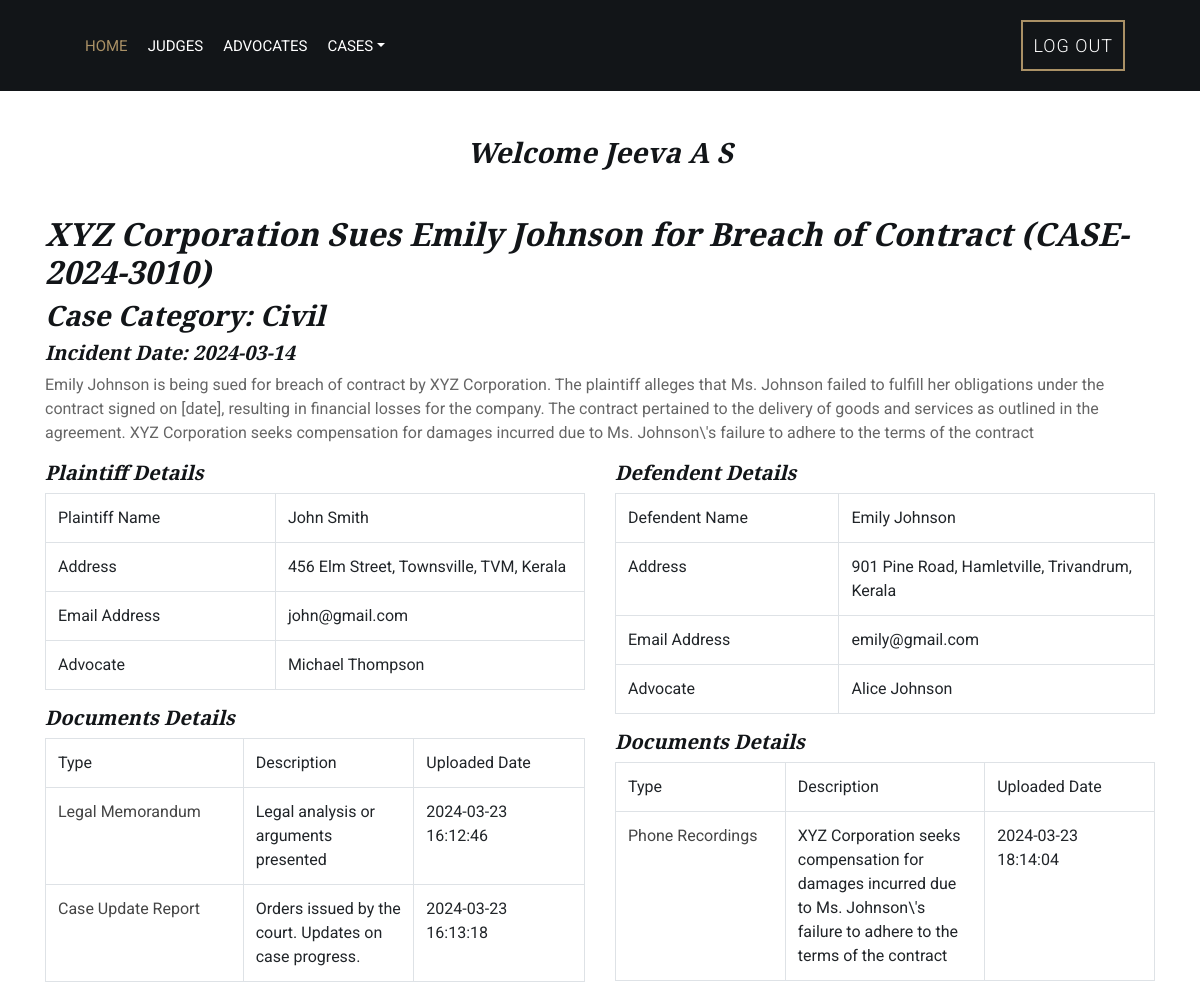
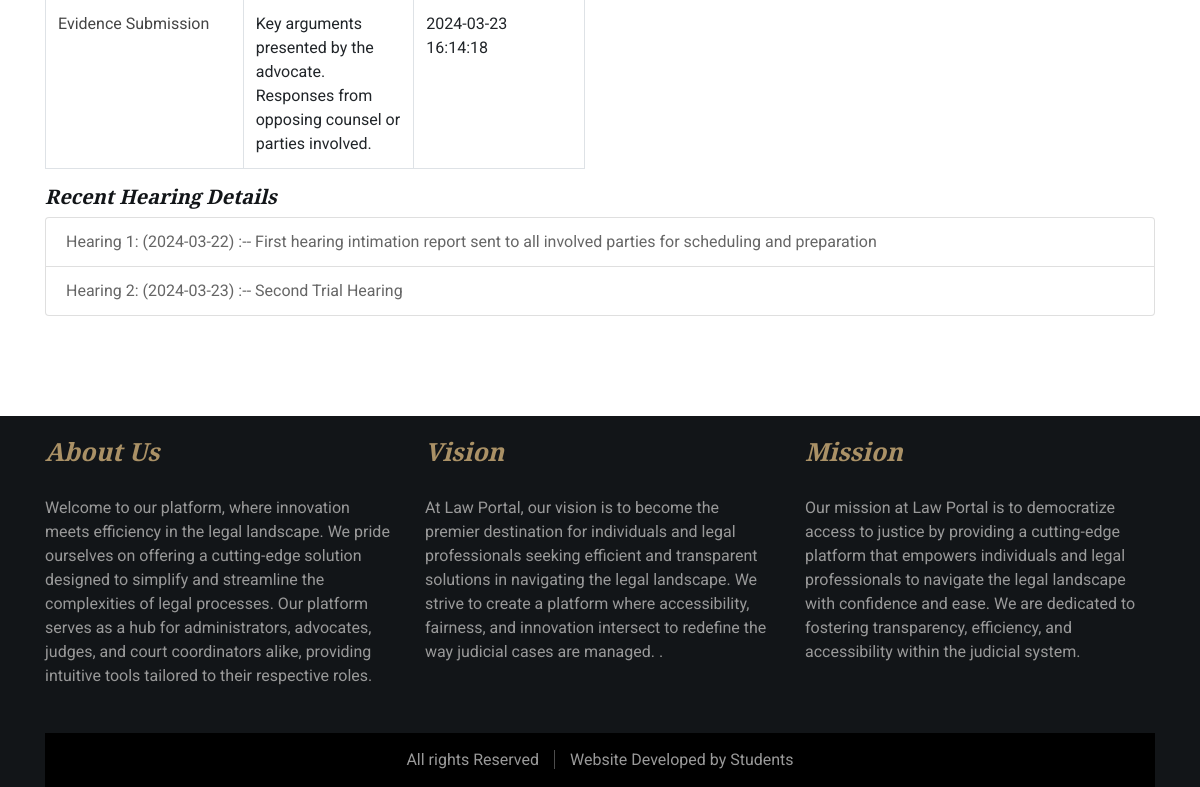
Page /phpfiles/view_case_details_co_ordinator.php?case_id=1 (signed in) on the committed database (2 pictures, top to bottom).
### tables this page shows
CREATE TABLE `coordinator_details` (
  `id` int(11) NOT NULL,
  `user_id` int(11) NOT NULL,
  `name` varchar(150) NOT NULL,
  `email` varchar(150) NOT NULL,
  `phone` varchar(20) NOT NULL,
  `gender` varchar(20) NOT NULL,
  `experience` varchar(200) NOT NULL,
  `qualification` varchar(200) NOT NULL
);

CREATE TABLE `user_details` (
  `uid` int(11) NOT NULL,
  `user_id` int(10) NOT NULL,
  `name` varchar(100) NOT NULL,
  `email` varchar(100) NOT NULL,
  `phone` varchar(20) NOT NULL,
  `address` varchar(200) NOT NULL,
  `id_proof` varchar(300) NOT NULL
);

CREATE TABLE `case_details` (
  `case_id` int(11) NOT NULL,
  `case_number` varchar(100) DEFAULT NULL,
  `case_title` varchar(200) DEFAULT NULL,
  `description` varchar(500) NOT NULL,
  `category` varchar(100) DEFAULT NULL,
  `filing_date` varchar(50) DEFAULT NULL,
  `defendant_name` varchar(150) NOT NULL,
  `case_status` varchar(50) DEFAULT NULL,
  `incident_date` varchar(50) NOT NULL,
  `user_id` int(11) NOT NULL,
  `created_date` datetime NOT NULL DEFAULT current_timestamp(),
  `defendent_id` int(11) DEFAULT NULL
);

CREATE TABLE `advocate_details` (
  `id` int(11) NOT NULL,
  `userid` int(11) NOT NULL,
  `name` varchar(100) NOT NULL,
  `phone` varchar(30) NOT NULL,
  `email` varchar(100) NOT NULL,
  `address` varchar(200) NOT NULL,
  `licence_number` varchar(50) NOT NULL,
  `bar_association` varchar(100) NOT NULL,
  `experience` varchar(200) NOT NULL,
  `qualification` varchar(200) NOT NULL,
  `photo` varchar(300) NOT NULL,
  `id_proof` varchar(300) NOT NULL
);

CREATE TABLE `case_documents` (
  `document_id` int(11) NOT NULL,
  `case_id` int(11) NOT NULL,
  `document_type` varchar(100) NOT NULL,
  `file_name` varchar(300) NOT NULL,
  `advocate_id` int(11) NOT NULL,
  `case_handling_id` int(11) NOT NULL,
  `description_details` varchar(500) NOT NULL,
  `upload_date` datetime NOT NULL DEFAULT current_timestamp()
);

CREATE TABLE `hearing_schedule` (
  `hearing_id` int(11) NOT NULL,
  `case_id` int(11) NOT NULL,
  `hearing_date` varchar(30) NOT NULL,
  `judge_id` int(11) NOT NULL,
  `description` varchar(500) NOT NULL,
  `hearing_status` int(11) NOT NULL
);

### phpfiles/user_auth.php (called while the page is built, shortened)
<?php
if(isset($_SESSION['uid']))
{
	$user=$_SESSION['uid'];
}
?>

### phpfiles/view_case_details_co_ordinator.php (the view, shortened to what this page needs)
<?php
include("user_auth.php");
if(!isset($user))
{
	echo "<script>window.location='../index.php'</script>";
}
else
{
include('coordinator_header.php');
$case_id=$_REQUEST['case_id'];
$sql="SELECT * FROM user_details u JOIN case_details c ON u.user_id = c.user_id WHERE c.case_id = '$case_id'";
$result=$con->query($sql);
$row=$result->fetch_assoc();
$user_id=$row['user_id'];
$sql1="SELECT * FROM `advocate_details` WHERE userid in (SELECT advocate_id FROM case_handling_advocates WHERE user_id='$user_id' and case_id='$case_id')";
$result1=$con->query($sql1);
$row1=$result1->fetch_assoc();
$advocate_id=$row1['userid'];
$sql2="SELECT * FROM `case_documents` WHERE case_id='$case_id' and advocate_id='$advocate_id'";
$result2=$con->query($sql2);
$defendent_id=$row['defendent_id'];
?>
            <div class="service">
                <div class="container">
                    <div class="section-header">
					<h3>Welcome <?php echo $usern['name']; ?></h3>
                    </div>
					<div class="row">
                        <div class="col-12">
                            <h2><?php echo $row['case_title']; ?> (<?php echo $row['case_number']; ?>)</h2>
                            <h3>Case Category: <?php echo $row['category']; ?></h3>
                            <h5>Incident Date: <?php echo $row['incident_date']; ?></h5>
                            <p>
                                <?php echo $row['description']; ?>
                          </p>
							<div class="row">
								<div class="col-6">
									<h5>Plaintiff Details</h5>
                            <table class="table table-bordered">
							<tr>
								<td width="108">Plaintiff Name</td>
								<td width="108"><?php echo $row['name']; ?></td>
							</tr>
							<tr>
								<td width="108">Address</td>
								<td width="108"><?php echo $row['address']; ?></td>
							</tr>
							<tr>
								<td width="108">Email Address</td>
								<td width="108"><?php echo $row['email']; ?></td>
							</tr>
							<tr>
								<td width="108">Advocate</td>
								<td width="108"><?php echo $row1['name']; ?></td>
							</tr>
						</table>
						<h5>Documents Details</h5>
						<table class="table table-bordered">
							<tr>
								<td width="108">Type</td>
								<td width="108">Description</td>
								<td width="108">Uploaded Date</td>
							</tr>
							<?php
							while($row2=$result2->fetch_assoc())
							{
							?>
							<tr>
								<td width="108"><a href="../uploads/<?php echo $row2['file_name']; ?>" target="_blank"><?php echo $row2['document_type']; ?></a></td>
								<td width="108"><?php echo $row2['description_details']; ?></td>
								<td width="108"><?php echo $row2['upload_date']; ?></td>
							</tr>
							<?php
							}
								?>
						</table>
								</div>
								<div class="col-6">
									<h5>Defendent Details</h5>
									<?php
									if($defendent_id!=NULL)
									{
$sql_d="SELECT * FROM user_details u JOIN case_details c ON u.user_id = c.defendent_id WHERE c.case_id = '$case_id'";
$result_d=$con->query($sql_d);
$row_d=$result_d->fetch_assoc();
$sql1_d="SELECT * FROM `advocate_details` WHERE userid in (SELECT advocate_id FROM case_handling_advocates WHERE user_id='$defendent_id' and case_id='$case_id')";
$result1_d=$con->query($sql1_d);
$row1_d=$result1_d->fetch_assoc();
$advocate_id_d=$row1_d['userid'];
$sql2_d="SELECT * FROM `case_documents` WHERE case_id='$case_id' and advocate_id='$advocate_id_d'";
$result2_d=$con->query($sql2_d);
									?>
                            <table class="table table-bordered">
							<tr>
								<td width="108">Defendent Name</td>
								<td width="108"><?php echo $row_d['name']; ?></td>
							</tr>
							<tr>
								<td width="108">Address</td>
								<td width="108"><?php echo $row_d['address']; ?></td>
							</tr>
							<tr>
								<td width="108">Email Address</td>
								<td width="108"><?php echo $row_d['email']; ?></td>
							</tr>
							<tr>
								<td width="108">Advocate</td>
								<td width="108"><?php echo $row1_d['name']; ?></td>
							</tr>
						</table>
						<h5>Documents Details</h5>
						<table class="table table-bordered">
							<tr>
								<td width="108">Type</td>
								<td width="108">Description</td>
								<td width="108">Uploaded Date</td>
							</tr>
							<?php
							while($row2_d=$result2_d->fetch_assoc())
							{
							?>
							<tr>
								<td width="108"><a href="../uploads/<?php echo $row2_d['file_name']; ?>" target="_blank"><?php echo $row2_d['document_type']; ?></a></td>
								<td width="108"><?php echo $row2_d['description_details']; ?></td>
								<td width="108"><?php echo $row2_d['upload_date']; ?></td>
							</tr>
							<?php
							}
								?>
						</table>
									<?php } else {echo "<p>No Defendent Details</p>";} ?>
								</div>
							</div>
                            <h5>Recent Hearing Details</h5>
                          <ul class="list-group">
							<?php
								$i=1;
								$sql3="SELECT * FROM `hearing_schedule` WHERE case_id='$case_id'";
								$result3=$con->query($sql3);
								while($row3=$result3->fetch_assoc())
								{
							?>
							<li class="list-group-item">Hearing <?php echo $i; ?>: (<?php echo $row3['hearing_date']; ?>) :-- <?php echo $row3['description']; ?></li>
							<?php
									$i++;
								}
							?>
                            </ul>
						<p>&nbsp;</p>
                      </div>
                    </div>
                </div>
            </div>
            <?php include('footer2.php'); } ?>

### template/css/style.css (style rules this page uses)
body { color: #666666; background: #ffffff; font-family: 'Roboto', sans-serif; font-weight: 400; }
h1, h2, h3, h4, h5, h6 { font-family: 'EB Garamond', serif; font-weight: 600; font-style: italic; color: #121518; }
a { color: #454545; transition: .3s; }
.section-header { position: relative; width: 100%; text-align: center; margin-bottom: 45px; }
.service { position: relative; width: 100%; padding: 45px 0 15px 0; }

### rows in the picture
coordinator_details: name "Jeeva A S"
user_details: case_details.case_title "XYZ Corporation Sues Emily Johnson for Breach of Contract", case_details.case_number "CASE-2024-3010", case_details.category "Civil", case_details.incident_date "2024-03-14", case_details.description "Emily Johnson is being sued for breach of contract by XYZ Corporation. The plaintiff alleges that Ms. Johnson failed to fulfill her obligations under the contract signed on [date], resulting in financial losses for the company. The contract pertained to the delivery of goods and services as outlined in the agreement. XYZ Corporation seeks compensation for damages incurred due to Ms. Johnson\\'s failure to adhere to the terms of the contract", name "John Smith", address "456 Elm Street, Townsville, TVM, Kerala", email "john@gmail.com"
advocate_details: name "Michael Thompson"
case_documents: document_type "Legal Memorandum", description_details "Legal analysis or arguments presented", upload_date "2024-03-23 16:12:46"
case_documents: document_type "Case Update Report", description_details "Orders issued by the court. Updates on case progress.", upload_date "2024-03-23 16:13:18"
case_documents: document_type "Evidence Submission", description_details "Key arguments presented by the advocate. Responses from opposing counsel or parties involved.", upload_date "2024-03-23 16:14:18"
user_details: name "Emily Johnson", address "901 Pine Road, Hamletville, Trivandrum, Kerala", email "emily@gmail.com"
advocate_details: name "Alice Johnson"
case_documents: document_type "Phone Recordings", description_details "XYZ Corporation seeks compensation for damages incurred due to Ms. Johnson\\'s failure to adhere to the terms of the contract", upload_date "2024-03-23 18:14:04"
hearing_schedule: hearing_date "2024-03-22", description "First hearing intimation report sent to all involved parties for scheduling and preparation"
hearing_schedule: hearing_date "2024-03-23", description "Second Trial Hearing"
